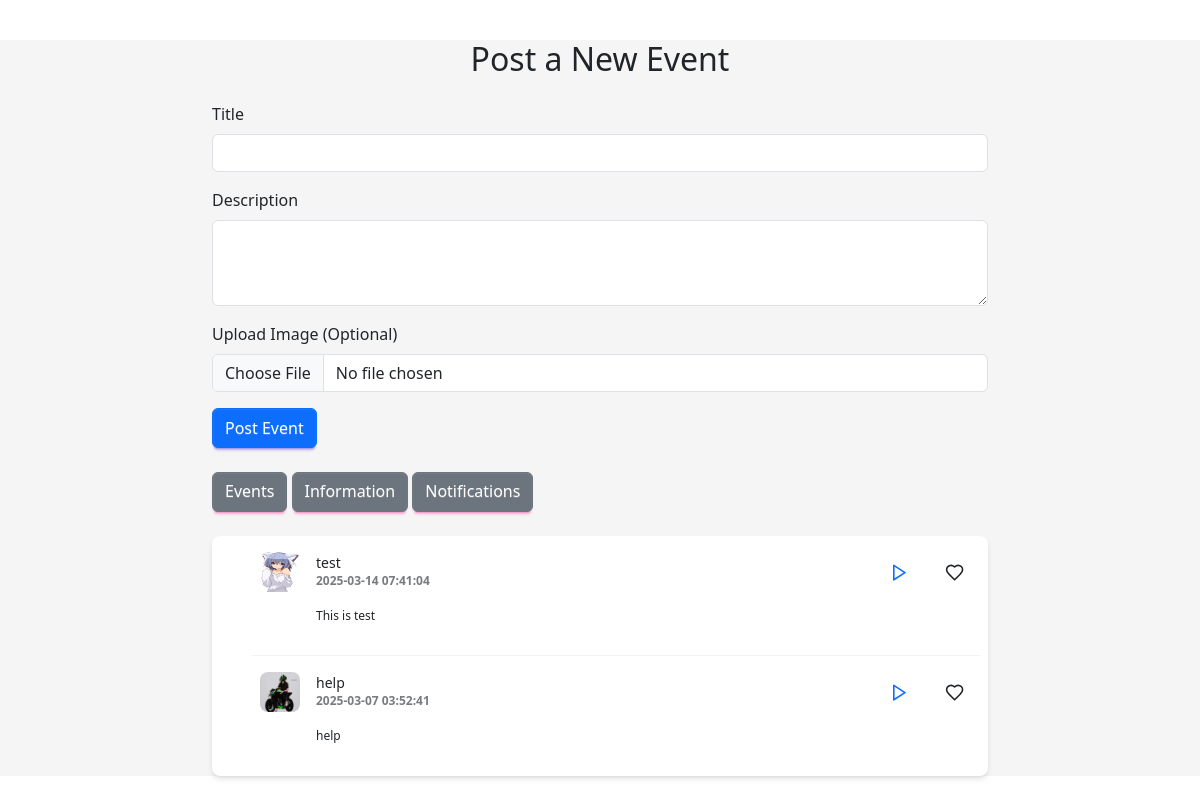
/events.php, run on an earlier commit of the app's database.
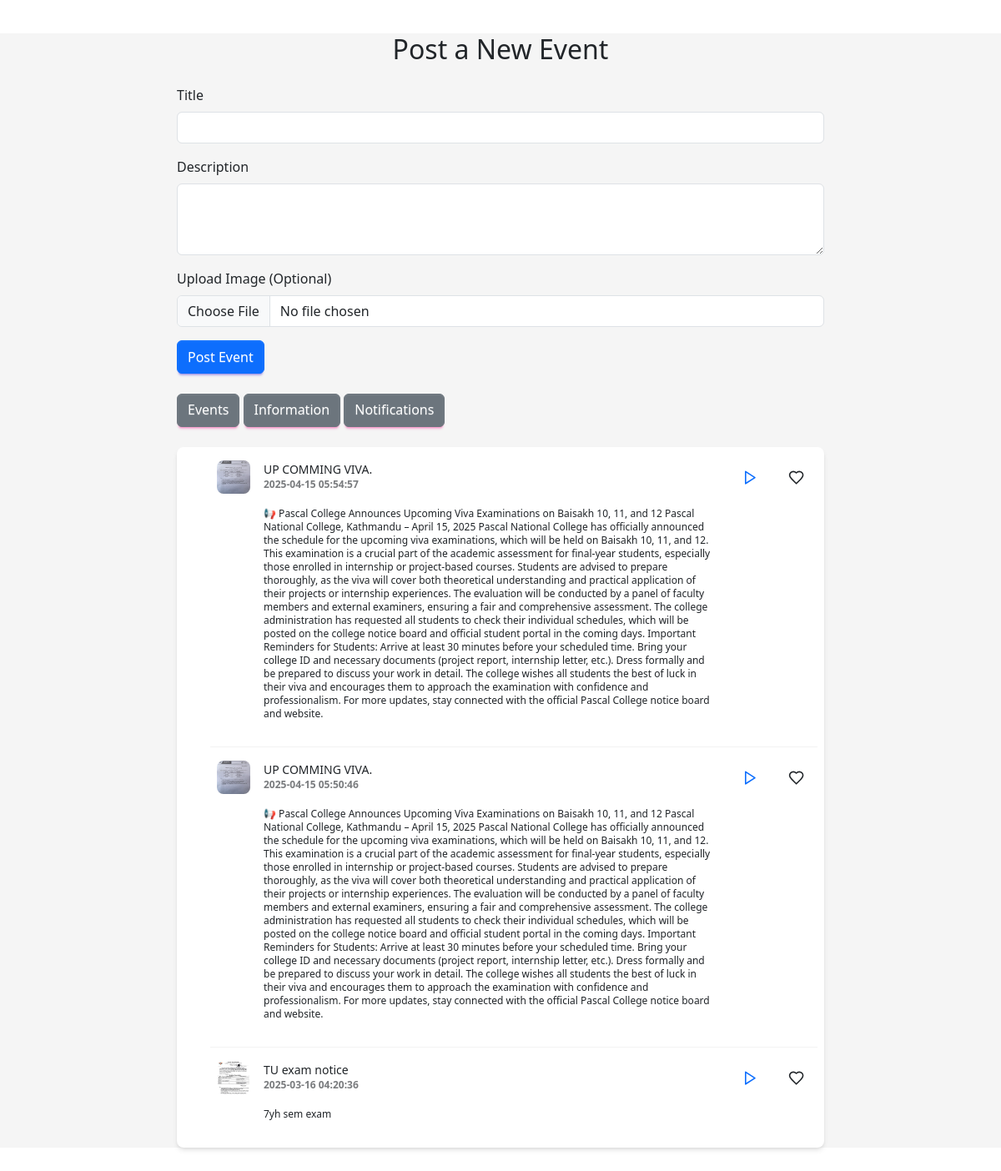
And on a later commit of the database.
### tables this page shows
CREATE TABLE `events` (
  `id` int(11) NOT NULL,
  `title` varchar(255) NOT NULL,
  `description` text NOT NULL,
  `image` varchar(255) DEFAULT NULL,
  `created_at` timestamp NOT NULL DEFAULT current_timestamp()
);

### events.php (the view, shortened to what this page needs)
<?php
include 'conn.php';
?>
<!DOCTYPE html>
<html lang="en">
<head>
    <link href="https://cdn.jsdelivr.net/npm/bootstrap@5.3.0/dist/css/bootstrap.min.css" rel="stylesheet">
    <link href="https://cdn.jsdelivr.net/npm/daisyui@5" rel="stylesheet" type="text/css" />
    <script src="https://cdn.jsdelivr.net/npm/@tailwindcss/browser@4"></script>
    <link href="https://cdn.jsdelivr.net/npm/daisyui@$5/themes.css" rel="stylesheet" type="text/css" />
</head>
<body>
    <div class="container">
        <h2 class="text-center my-4">Post a New Event</h2>
        <form method="post" enctype="multipart/form-data">
            <div class="mb-3">
                <label class="form-label">Title</label>
                <input type="text" name="title" class="form-control" required>
            </div>
            <div class="mb-3">
                <label class="form-label">Description</label>
                <textarea name="description" class="form-control" rows="3" required></textarea>
            </div>
            <div class="mb-3">
                <label class="form-label">Upload Image (Optional)</label>
                <input type="file" name="image" class="form-control">
            </div>
            <button type="submit" class="btn btn-primary">Post Event</button>
        </form>
        <br>
        <a class="btn btn-secondary" href="a_events.php">Events</a>
        <a class="btn btn-secondary" href="a_informations.php">Information</a>
        <a class="btn btn-secondary" href="a_notifications.php">Notifications</a>
        <br><br>
        <section>
            <ul class="list bg-base-100 rounded-box shadow-md">
                <?php
                $eventQuery = "select * from events  ORDER BY created_at DESC";
                $selectQuery = $mysql->query($eventQuery);
                while ($row = $selectQuery->fetch_assoc()) {
                    $id = $row["id"];
                    $title = $row["title"];
                    $description = $row["description"];
                    $image = $row["image"];
                    $created_at = $row["created_at"];
                ?>
                    <li class="list-row">
                        <div><img class="size-10 rounded-box" src="<?php echo $image; ?>" /></div>
                        <div>
                            <div><?php echo $title; ?></div>
                            <div class="text-xs uppercase font-semibold opacity-60"><?php echo $created_at; ?></div>
                        </div>
                        <p class="list-col-wrap text-xs">
                            <?php echo $description; ?>
                        </p>
                        <button class="btn btn-square btn-ghost">
                            <a href="view_events.php?event_id=<?php echo $id; ?>">
                                <svg class="size-[1.2em]" xmlns="http://www.w3.org/2000/svg" viewBox="0 0 24 24">
                                    <g stroke-linejoin="round" stroke-linecap="round" stroke-width="2" fill="none" stroke="currentColor">
                                        <path d="M6 3L20 12 6 21 6 3z"></path>
                                    </g>
                                </svg>
                            </a>
                        </button>
                        <button class="btn btn-square btn-ghost">
                        </button>
                    </li>
                <?php   } ?>
            </ul>
        </section>
    </div>
</body>
</html>

What changed in the data, as far as the page shows it:
removed events: image (picture), title "test", created_at "2025-03-14 07:41:04", description "This is test"
removed events: image (picture), title "help", created_at "2025-03-07 03:52:41", description "help"
added events: image (picture), title "UP COMMING VIVA.", created_at "2025-04-15 05:54:57", description "📢 Pascal College Announces Upcoming Viva Examinations on Baisakh 10, 11, and 12 Pascal National College, Kathmandu – April 15, 2025 Pascal National College has officially announced the schedule for the upcoming viva examinations, which will be held on Baisakh 10, 11, and 12. This examination is a crucial part of the academic assessment for final-year students, especially those enrolled in internship or project-based courses. Students are advised to prepare thoroughly, as the viva will cover both theoretical understanding and practical application of their projects or internship experiences. The evaluation will be conducted by a panel of faculty members and external examiners, ensuring a…"
added events: image (picture), title "UP COMMING VIVA.", created_at "2025-04-15 05:50:46", description "📢 Pascal College Announces Upcoming Viva Examinations on Baisakh 10, 11, and 12 Pascal National College, Kathmandu – April 15, 2025 Pascal National College has officially announced the schedule for the upcoming viva examinations, which will be held on Baisakh 10, 11, and 12. This examination is a crucial part of the academic assessment for final-year students, especially those enrolled in internship or project-based courses. Students are advised to prepare thoroughly, as the viva will cover both theoretical understanding and practical application of their projects or internship experiences. The evaluation will be conducted by a panel of faculty members and external examiners, ensuring a…"
added events: image (picture), title "TU exam notice", created_at "2025-03-16 04:20:36", description "7yh sem exam"
